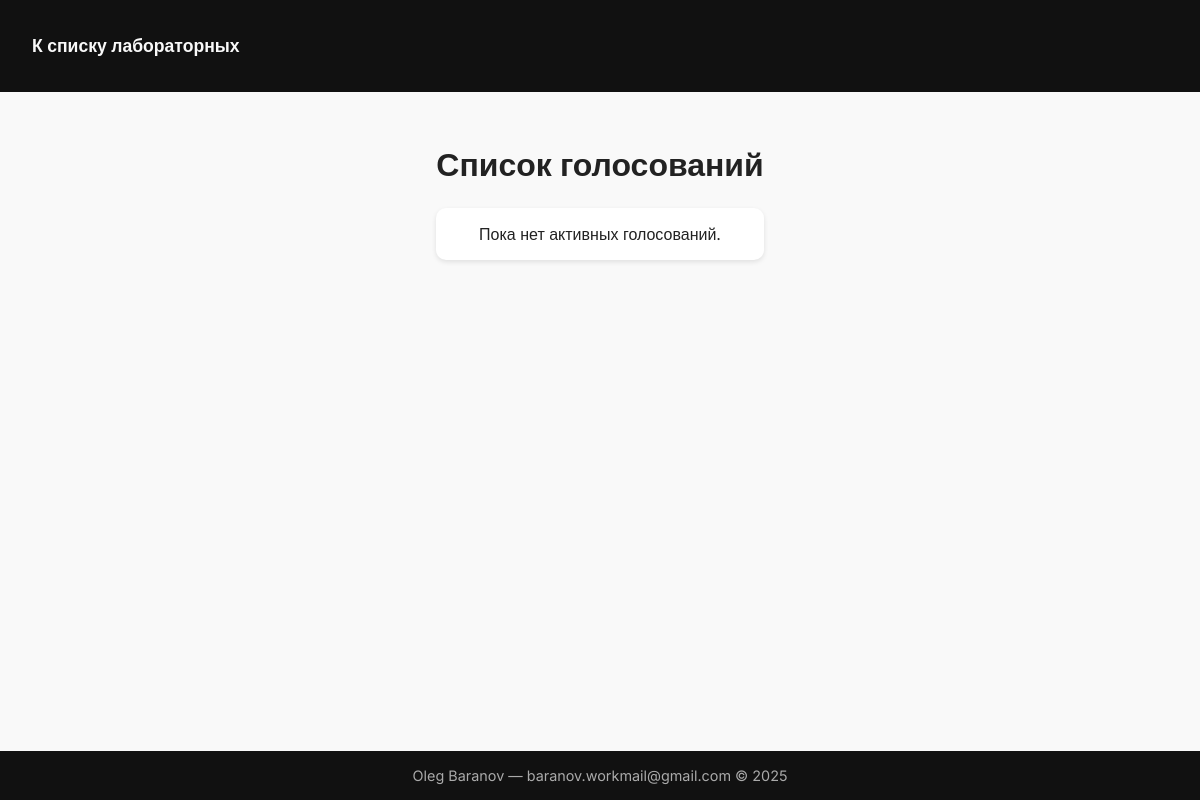
The app's page /lab5/, older data.
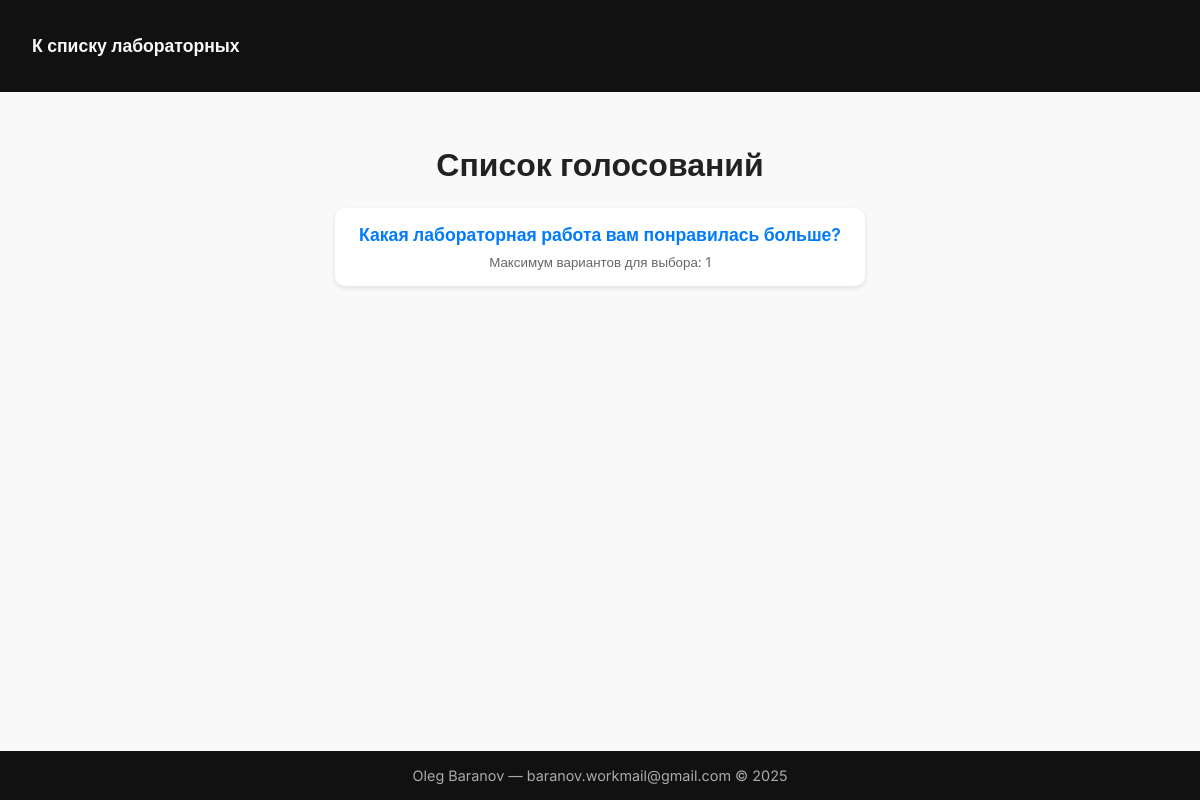
The same page, newer data.
### lab5/models.py (models this page shows, shortened)
class Poll(models.Model):
    title = models.CharField("Тема голосования", max_length=200)
    max_choices = models.PositiveIntegerField("Максимум вариантов для выбора", default=1, validators=[MinValueValidator(1)])

### lab5/views.py (the view)
# urls.py: path('', views.index, name='index'),
def index(request):
    polls = Poll.objects.all()  # Получаем все голосования
    return render(request, 'lab5/index.html', {'polls': polls})

### lab5/templates/lab5/index.html (shortened to what this page needs)
<!DOCTYPE html>
<html lang="ru">
<head>
</head>
<body>
<header>
        <a href="{% url 'labs:index' %}" class="btn-home">К списку лабораторных</a>
</header>
<main>
    <h1>Список голосований</h1>
    <ul>
        {% for poll in polls %}
            <li>
                <a href="{% url 'lab5:poll' poll.id %}">{{ poll.title }}</a>
                <small>Максимум вариантов для выбора: {{ poll.max_choices }}</small>
            </li>
        {% empty %}
            <li>Пока нет активных голосований.</li>
        {% endfor %}
    </ul>
</main>
<footer>
    <div>Oleg Baranov — baranov.workmail@gmail.com © 2025</div>
</footer>
</body>
</html>

Row changes from the older to the newer data that the page shows:
added Poll: title "Какая лабораторная работа вам понравилась больше?", max_choices "1"
Text that changed along with them:
text no longer shown: "Пока нет активных голосований."
